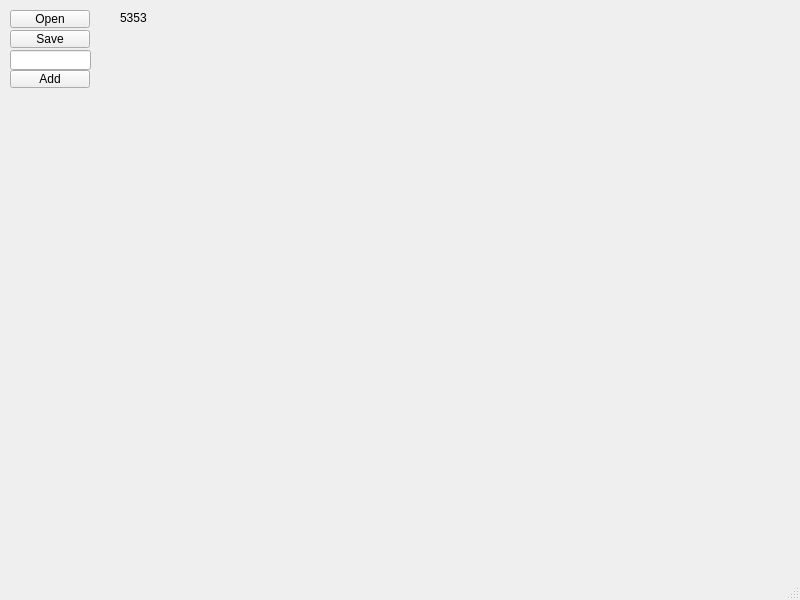
<?xml version="1.0" encoding="UTF-8"?>
<ui version="4.0">
 <class>MainWindow</class>
 <widget class="QMainWindow" name="MainWindow">
  <property name="geometry">
   <rect>
    <x>0</x>
    <y>0</y>
    <width>800</width>
    <height>600</height>
   </rect>
  </property>
  <property name="windowTitle">
   <string>MainWindow</string>
  </property>
  <widget class="QWidget" name="centralwidget">
   <widget class="QLabel" name="label">
    <property name="geometry">
     <rect>
      <x>120</x>
      <y>10</y>
      <width>251</width>
      <height>16</height>
     </rect>
    </property>
    <property name="text">
     <string>5353</string>
    </property>
   </widget>
   <widget class="QPushButton" name="openButton">
    <property name="geometry">
     <rect>
      <x>10</x>
      <y>10</y>
      <width>80</width>
      <height>18</height>
     </rect>
    </property>
    <property name="text">
     <string>Open</string>
    </property>
   </widget>
   <widget class="QPushButton" name="saveButton">
    <property name="geometry">
     <rect>
      <x>10</x>
      <y>30</y>
      <width>80</width>
      <height>18</height>
     </rect>
    </property>
    <property name="text">
     <string>Save</string>
    </property>
   </widget>
   <widget class="QLineEdit" name="elementEdit">
    <property name="geometry">
     <rect>
      <x>10</x>
      <y>50</y>
      <width>81</width>
      <height>20</height>
     </rect>
    </property>
   </widget>
   <widget class="QPushButton" name="addButton">
    <property name="geometry">
     <rect>
      <x>10</x>
      <y>70</y>
      <width>80</width>
      <height>18</height>
     </rect>
    </property>
    <property name="text">
     <string>Add</string>
    </property>
   </widget>
  </widget>
  <widget class="QMenuBar" name="menubar">
   <property name="geometry">
    <rect>
     <x>0</x>
     <y>0</y>
     <width>800</width>
     <height>17</height>
    </rect>
   </property>
  </widget>
  <widget class="QStatusBar" name="statusbar"/>
 </widget>
 <resources/>
 <connections/>
</ui>
